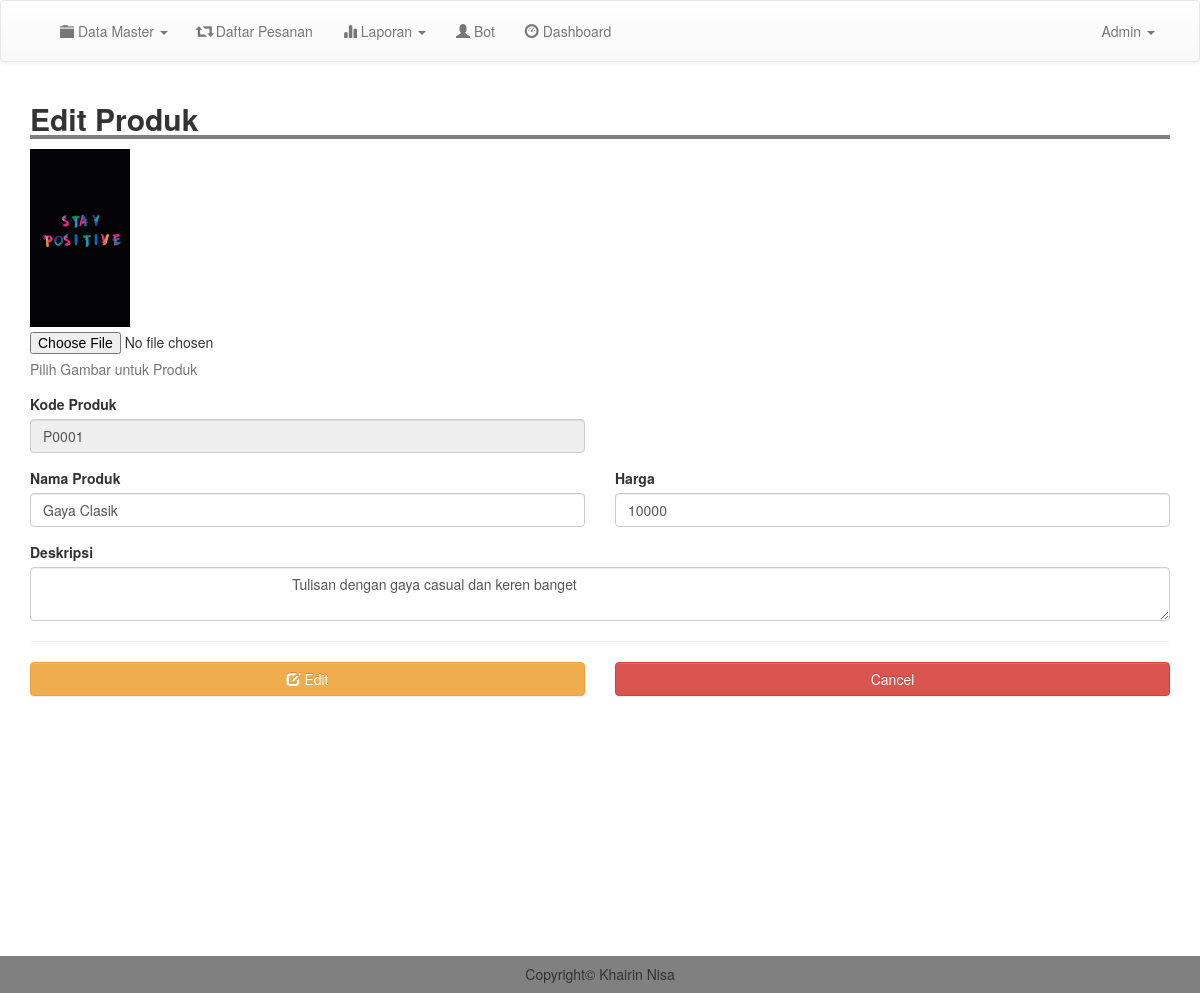
The page /admin/edit_produk.php?kode=P0001 (signed in) on the database its author committed.
### tables this page shows
CREATE TABLE `produk` (
  `kode_produk` varchar(100) NOT NULL,
  `nama` varchar(100) NOT NULL,
  `image` text NOT NULL,
  `deskripsi` text NOT NULL,
  `harga` int(11) NOT NULL
);

### admin/edit_produk.php (the view, shortened to what this page needs)
<?php
include 'header.php';
$kode_produk = $_GET['kode'];
$kode = mysqli_query($conn, "SELECT * from produk where kode_produk = '$kode_produk'");
$data = mysqli_fetch_assoc($kode);
?>
<div class="container">
	<h2 style=" width: 100%; border-bottom: 4px solid gray"><b>Edit Produk</b></h2>
	<form action="proses/edit_produk.php" method="POST" enctype="multipart/form-data">
		<div class="form-group">
			<label for="exampleInputFile"><img src="../image/produk/<?= $data['image']; ?>" width="100"></label>
			<input type="file" id="exampleInputFile" name="files">
			<p class="help-block">Pilih Gambar untuk Produk</p>
		</div>
		<div class="row">
			<div class="col-md-6">
				<div class="form-group">
					<label for="exampleInputEmail1">Kode Produk</label>
					<input type="text" class="form-control" id="exampleInputEmail1" placeholder="Masukkan Nama Produk" disabled value="<?= $data['kode_produk']; ?>">
				</div>
			</div>
		</div>
		<div class="row">
			<div class="col-md-6">
				<div class="form-group">
					<label for="exampleInputEmail1">Nama Produk</label>
					<input type="text" class="form-control" id="exampleInputEmail1" placeholder="Masukkan Nama Produk" name="nama" value="<?= $data['nama']; ?>">
				</div>
			</div>
			<div class="col-md-6">
				<div class="form-group">
					<label for="exampleInputEmail1">Harga</label>
					<input type="number" class="form-control" id="exampleInputEmail1" placeholder="masukkan Harga" name="harga" value="<?= $data['harga']; ?>">
				</div>
			</div>
		</div>
		<div class="form-group">
			<label for="exampleInputPassword1">Deskripsi</label>
			<textarea name="desk" class="form-control">
				<?= $data['deskripsi']; ?>
			</textarea>
		</div>
		<hr>
		<div class="row">
			<div class="col-md-6">
				<button type="submit"  class="btn btn-warning btn-block" ><i class="glyphicon glyphicon-edit"></i> Edit</button>
			</div>
			<div class="col-md-6">
				<a href="m_produk.php" class="btn btn-danger btn-block">Cancel</a>
			</div>
		</div>
		<br>
	</div>
<br>
<br>
<br>
<br>
<br>
<br>
<br>
<br>
<br>
<br>
<br>
<br>
<?php
include 'footer.php';
?>

### css/style.css (style rules this page uses)
body { margin:0; padding: 0; }

### rows shown on the page
produk: image (picture), kode_produk "P0001", nama "Gaya Clasik", harga "10000", desk "Tulisan dengan gaya casual dan keren banget"
